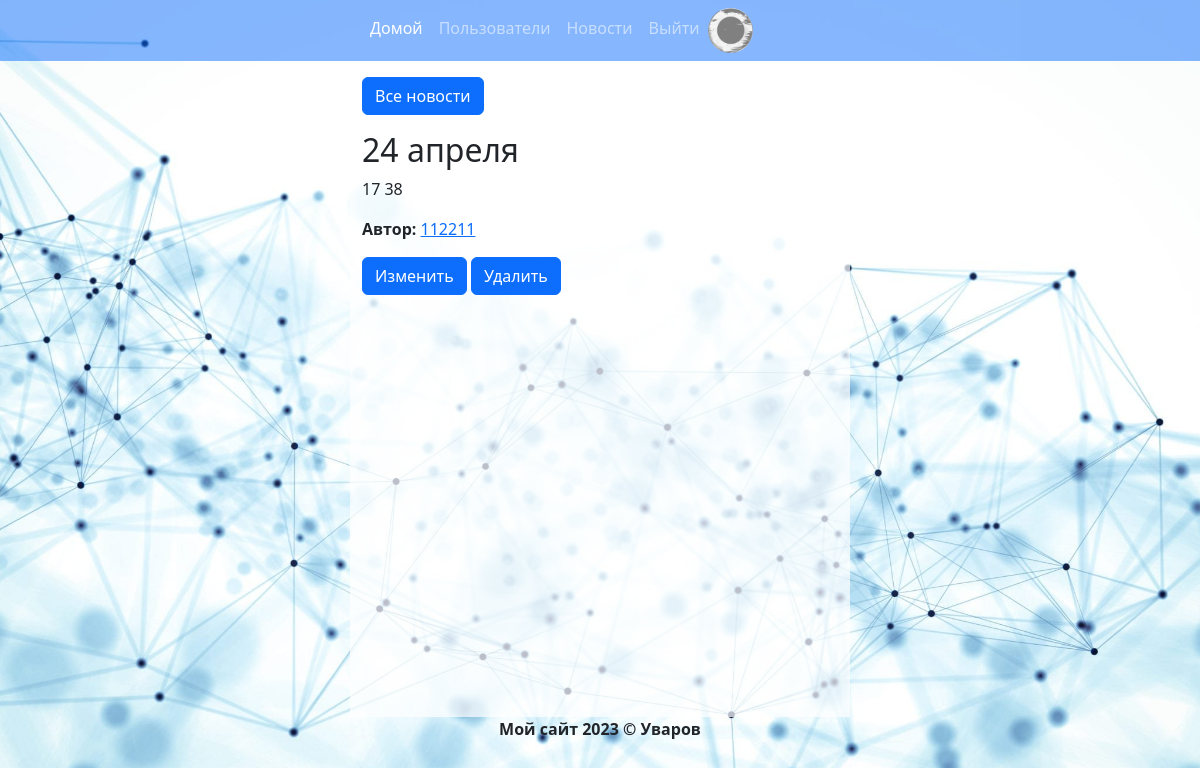
The page /news/1 (signed in) on the database as committed earlier.
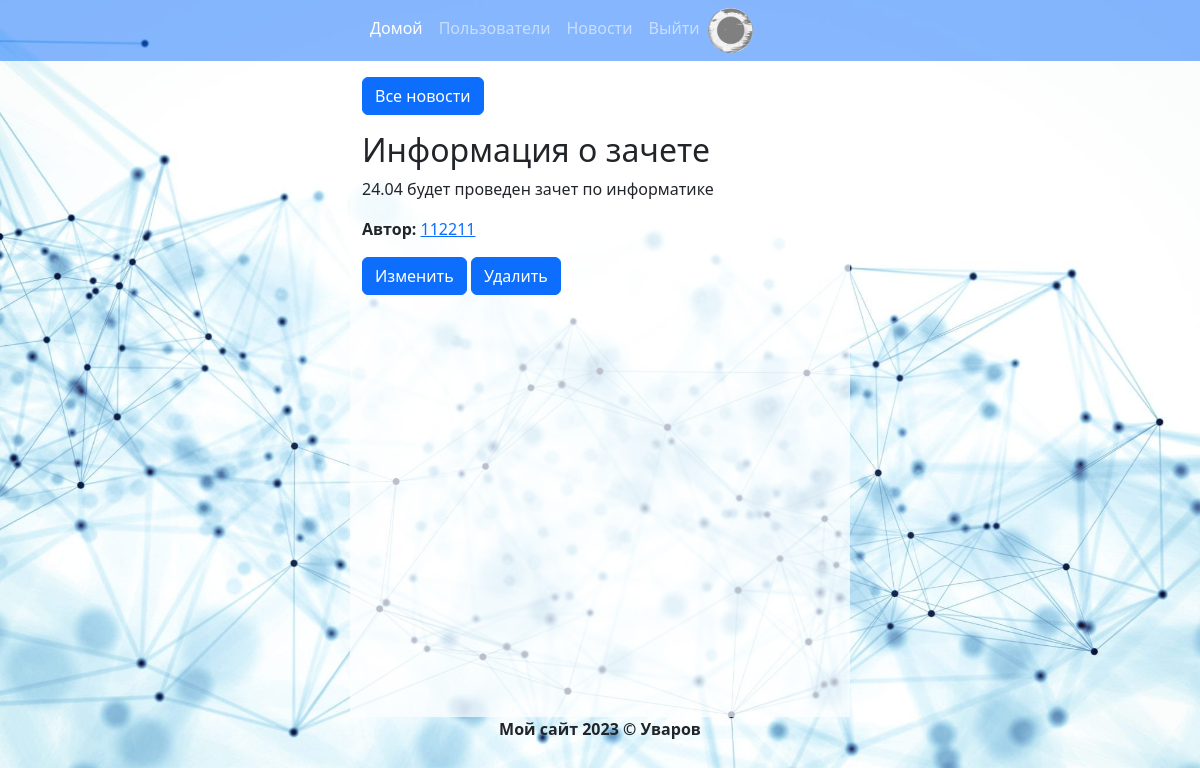
The same page on the database as committed later.
### data/news.py (models this page shows)
class News(SqlAlchemyBase):
    __tablename__ = 'news'
    id = sqlalchemy.Column(sqlalchemy.Integer,
                           primary_key=True, autoincrement=True)
    title = sqlalchemy.Column(sqlalchemy.String, nullable=True)
    content = sqlalchemy.Column(sqlalchemy.String, nullable=True)
    created_date = sqlalchemy.Column(sqlalchemy.DateTime,
                                     default=datetime.datetime.now)
    is_private = sqlalchemy.Column(sqlalchemy.Boolean, default=True)
    user_id = sqlalchemy.Column(sqlalchemy.Integer,
                                sqlalchemy.ForeignKey("users.id"))
    user = orm.relationship('User')

### main.py (the view)
@app.route('/news/<int:id>')
def one_new(id):
    db_sess = db_session.create_session()
    news = db_sess.query(News).filter(News.id == id).first()
    return render_template('one_new.html', news=news)

### data/db_session.py (called while the page is built)
def create_session() -> Session:
    global __factory
    return __factory()

### main.py (called while the page is built)
@login_manager.user_loader
def load_user(user_id):
    db_sess = db_session.create_session()
    return db_sess.query(User).get(user_id)

### templates/one_new.html
{% extends "base.html" %}
{% block content %}
<a href="/news" class="btn btn-primary " role="button">Все новости</a>
<div class="mt-3">
    <div>
        <h2>{{ news.title }}</h2>
        <p>{{ news.content }}</p>
        <p><b>Автор: </b> <a href="/profile/{{news.user.id}}">{{ news.user.name }}</a></p>
    </div>
    {%if current_user.id == news.user_id%}
    <a href="/edit-news/{{news.id}}" class="btn btn-primary " role="button">Изменить</a>
    <a href="/delete-news/{{news.id}}" class="btn btn-primary " role="button">Удалить</a>
    {% endif %}
</div>
{% endblock %}

Rows that differ between the two databases and show on the page:
changed News: title "24 апреля" → "Информация о зачете"; content "17 38" → "24.04 будет проведен зачет по информатике"
